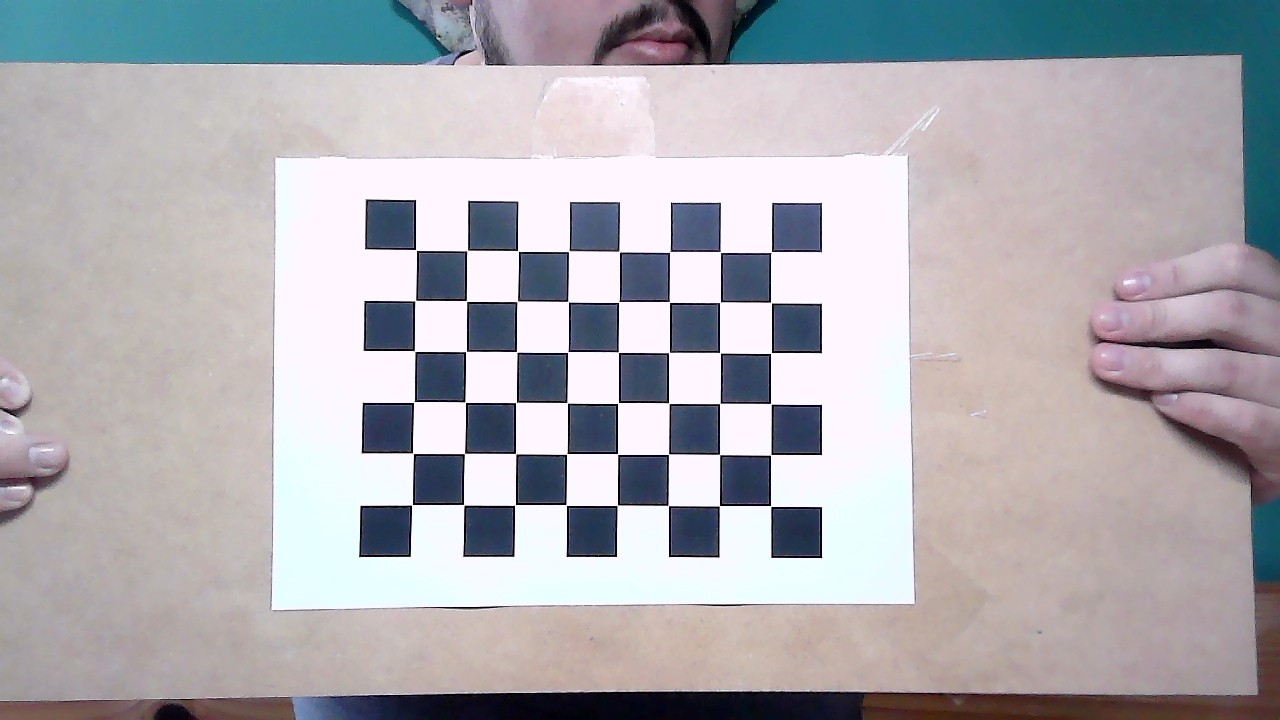
#> input picture Phyton/Calibracion/Imagenes/1.jpg, 1280 x 720 px; its folder holds only this picture in this run
$ jupyter execute 0_Calibration.ipynb
#> lines starting #> are read from the running program, lines starting #| are printed output that depends on the picture; after the words box and inside, x2 and y2 are one past the last pixel; in counts of white or black regions, pixels touching at a corner belong together; long printed decimals are rounded
<center>

# Universidad Nacional de Lomas de Zamora
## Facultad de Ingeniería
### Proyecto FINAL - Estacion de calidad por Perfilómetria
#### Alumno: QUINTANA, Fernando Miguel

</center>

[cell 1]
# Importamos Librerías
import cv2
import numpy as np
import glob

# Definimos las dimensiones de la tabla de ajedrez de prueba
CHECKERBOARD = (6, 8)  # 6 puntos verticales y 8 puntos horizontales

# Se establece criterio máximo de iteración y error
criteria = (cv2.TERM_CRITERIA_EPS + cv2.TERM_CRITERIA_MAX_ITER, 30, 0.0001)

# Vector para almacenar cada vector 3D en la proyección de la imagen
objpoints = []

# Vector para almacenar cada vector 2D en la proyección de la imagen
imgpoints = []

# Se definen las coordenadas del espacio para los puntos en 3D
objp = np.zeros((1, CHECKERBOARD[0] * CHECKERBOARD[1], 3), np.float32)
objp[0, :, :2] = np.mgrid[0:CHECKERBOARD[0], 0:CHECKERBOARD[1]].T.reshape(-1, 2)
prev_img_shape = None

# Carpeta donde se encuentran las fotos de calibración
images = glob.glob("Imagenes/*.jpg")
cont = 0

# Se itera cada imagen
for fname in images:
    # Se lee imagen
    img = cv2.imread(fname)
#> img is the input picture: shape (720, 1280, 3); mean B, G, R 178.1, 172.8, 174.2

    # Se convierte a escalas de grises
    gray = cv2.cvtColor(img, cv2.COLOR_BGR2GRAY)
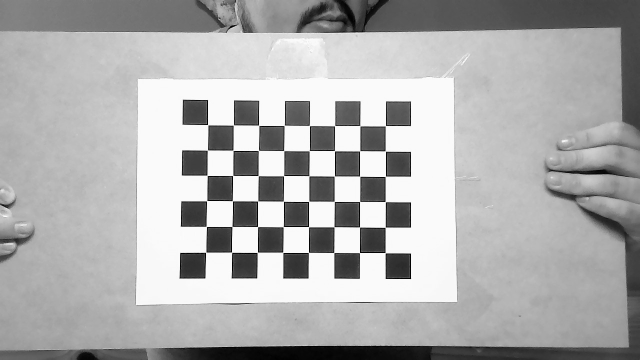
#> gray: shape (720, 1280) (shown at 1/2 size); min 0, max 255, mean 173.9

    # Se identifican las esquinas de la tabla de ajedrez
    # Si las encuentra, devuelve True
    ret, corners = cv2.findChessboardCorners(
        gray,
        CHECKERBOARD,
        cv2.CALIB_CB_ADAPTIVE_THRESH
        + cv2.CALIB_CB_FAST_CHECK
        + cv2.CALIB_CB_NORMALIZE_IMAGE,
    )
#> ret = True; corners = 48 rows, first 8: [412.1, 504.8], [413.1, 453.3], [413.6, 402.2], [414.6, 351.2], [415.3, 300.5], [416, 249.9], [463.7, 504.7], [464.4, 453.5]

    if ret:
        # Agrega los puntos al vector
        objpoints.append(objp)

        # Refina los puntos para los vectores 2D
        corners2 = cv2.cornerSubPix(gray, corners, (11, 11), (-1, -1), criteria)
#> corners2 = 48 rows, first 8: [412.1, 504.7], [412.9, 453.3], [414, 402], [414.6, 351.1], [415, 300.6], [415.9, 249.9], [463.6, 504.7], [464.5, 453.5]

        # Se agregan a los puntos de imagen
        imgpoints.append(corners2)

        # Dibuja las esquinas sobre la imagen
        img = cv2.drawChessboardCorners(img, CHECKERBOARD, corners2, ret)
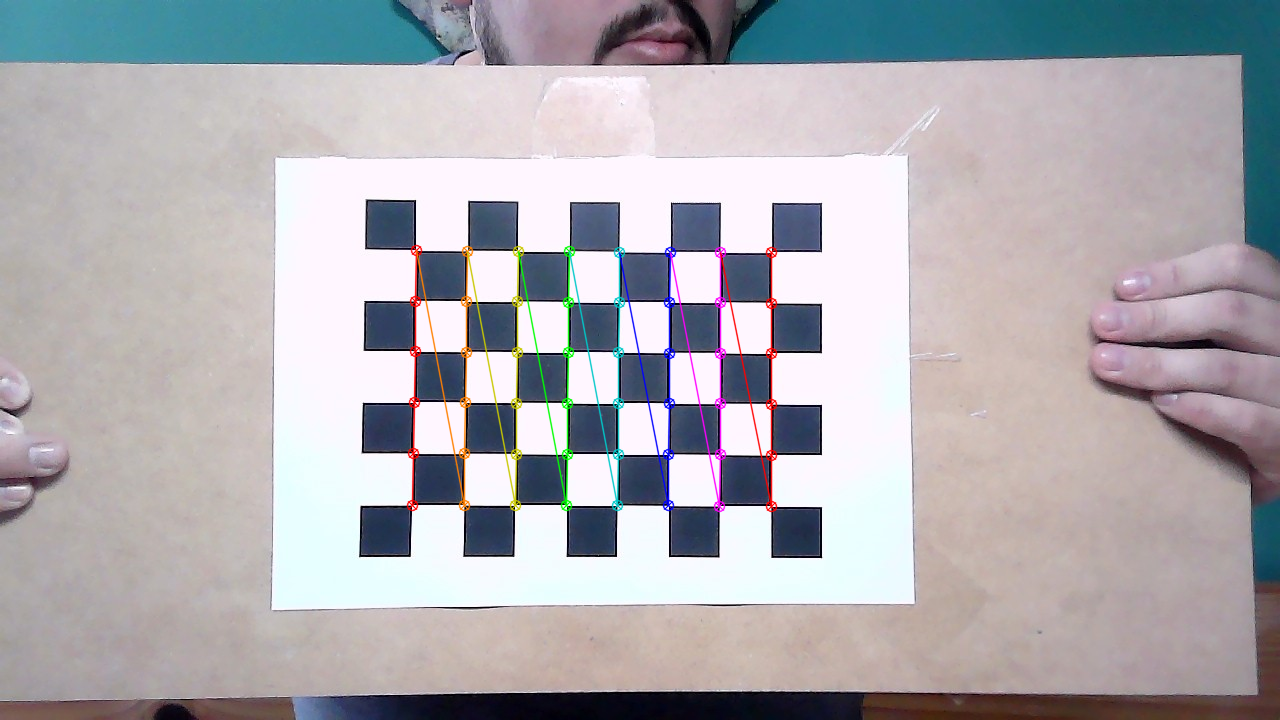
#> img: shape (720, 1280, 3); 1.66% of pixels changed, all inside (x1, y1, x2, y2) = (406, 244, 778, 513)

        # Guarda las imágenes en la carpeta nuevamente
        # cv2.imwrite(str("Fotos/") + str(cont) + ".jpg", img)
        cont += 1

        # Muestra las imágenes
        cv2.imshow("img", img)
        cv2.waitKey(10)

# Cierra todas las ventanas
cv2.destroyAllWindows()

# Obtiene el tamaño de imagen
h, w = img.shape[:2]

# Calibra la cámara pasando como parámetros, los diferentes vectores 3D y 2D de las imágenes procesadas
ret, mtx, dist, rvecs, tvecs = cv2.calibrateCamera(
    objpoints, imgpoints, gray.shape[::-1], None, None
)
#> ret = 0.159; mtx = [[2656, 0, 789.6], [0, 2660.2, 434.1], [0, 0, 1]]; dist = [[-0.278, 30.67, 0.00373, 0.0304, -449.5]]; rvecs = ([-0.0477, -0.126, -1.57],); tvecs = ([-7.36, 1.36, 51.28],)

# Calcula el error
mean_error = 0
for i in range(len(objpoints)):
    imgpoints2, _ = cv2.projectPoints(objpoints[i], rvecs[i], tvecs[i], mtx, dist)
    error = cv2.norm(imgpoints[i], imgpoints2, cv2.NORM_L2) / len(imgpoints2)
    mean_error += error
#> this loop made 1 pass
#> (error, mean_error) on pass 1: (0.0229, 0.0229)
#> after the loop, mean_error = 0.0229

# Muestra los datos
print("Total error: " + str(mean_error / len(objpoints)))
#| Total error: 0.02291
print("Camera matrix:\n", mtx)
#| Camera matrix:
#|  [[2.65598633e+03 0.00000000e+00 7.89633180e+02]
#|  [0.00000000e+00 2.66021238e+03 4.34052128e+02]
#|  [0.00000000e+00 0.00000000e+00 1.00000000e+00]]
print("dist:\n", dist)
#| dist:
#|  [[-2.78146749e-01  3.06727824e+01  3.72854693e-03  3.04285636e-02
#|   -4.49489655e+02]]
print("rvecs:\n", rvecs)
#| rvecs:
#|  (array([[-0.04773],
#|        [-0.1259],
#|        [-1.567]]),)
print("tvecs:\n", tvecs)
#| tvecs:
#|  (array([[-7.359],
#|        [ 1.363],
#|        [51.280]]),)

# Calibra todas las imágenes de la carpeta para obtener el resultado final
newcameramtx, roi = cv2.getOptimalNewCameraMatrix(
    mtx, dist, (w, h), 1, (w, h), centerPrincipalPoint=False
)
#> newcameramtx = [[2673.8, 0, 794.9], [0, 2568.3, 426.7], [0, 0, 1]]; roi = (0, 14, 1274, 682)
cont = 0
for fname in images:
    img = cv2.imread(fname)

    # Corrige la distorsión
    dst = cv2.undistort(img, mtx, dist, None, newcameramtx)
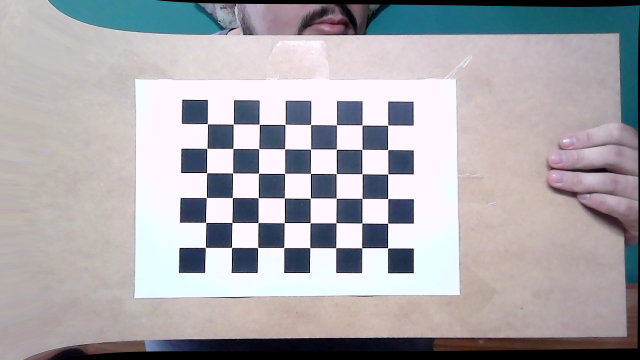
#> dst: shape (720, 1280, 3) (shown at 1/2 size); mean B, G, R 173.1, 168.3, 170.4

    # Recorta la imagen
    x, y, w, h = roi
#> x = 0; y = 14; w = 1274; h = 682
    dst = dst[y:y+h, x:x+w]
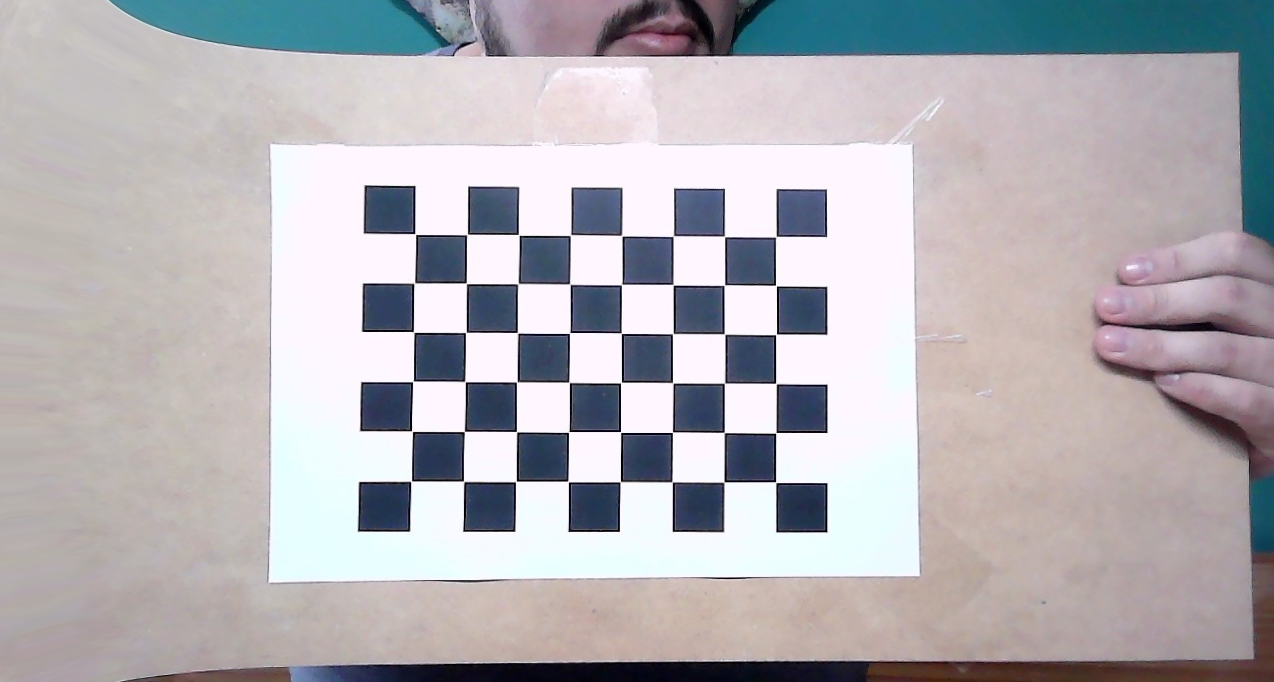
#> dst: shape (682, 1274, 3); mean B, G, R 181.1, 176.3, 178.8

    cont += 1
    cv2.imwrite(str(cont) + ".jpg", dst)

$ run again, on Phyton/Calibracion/Imagenes/13.jpg
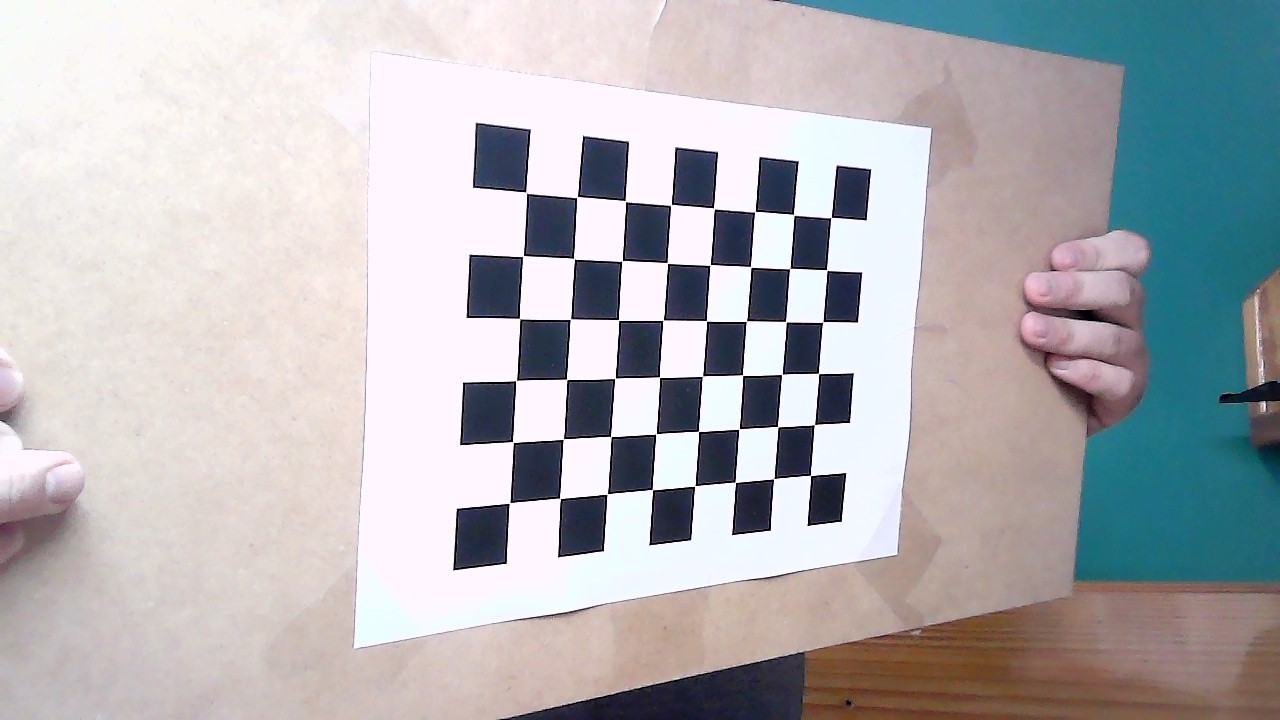
#> input picture Phyton/Calibracion/Imagenes/13.jpg, 1280 x 720 px
#> img is the input picture: shape (720, 1280, 3); mean B, G, R 182.3, 179, 179.4
#> `ret, corners = cv2.findChessboardCorners( gray, CHECKERBOARD, cv2.CALI..`: ret = True; corners = 48 rows, first 8: [831.2, 217.4], [826.8, 270], [822.7, 322], [818.5, 373.4], [814.4, 424.6], [810.5, 475.4], [793.8, 214.8], [789.7, 268.6]
#> corners2 = 48 rows, first 8: [831.1, 217.5], [826.6, 269.9], [822.7, 322], [818.5, 373.5], [814.4, 424.7], [810.5, 475.4], [793.6, 214.6], [789.8, 268.5]
#> `img = cv2.drawChessboardCorners(img, CHECKERBOARD, corners2, ret)`:
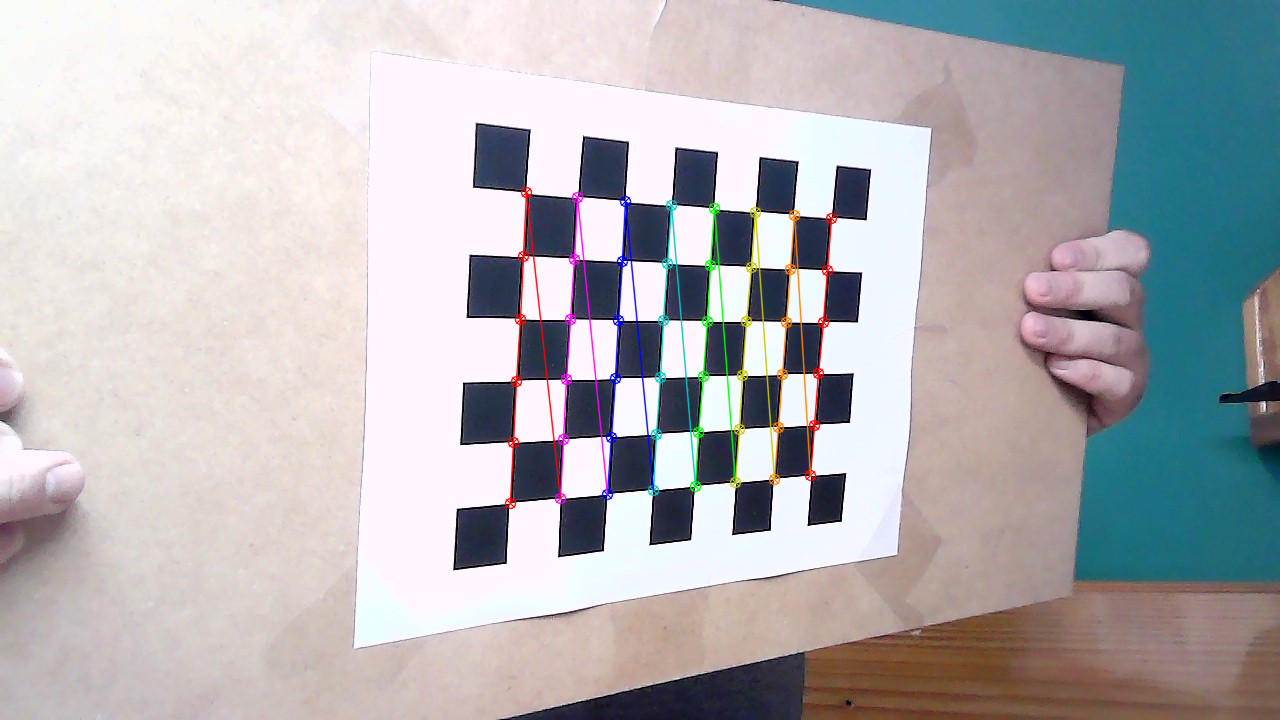
#> img: shape (720, 1280, 3); 1.79% of pixels changed, all inside (x1, y1, x2, y2) = (504, 186, 838, 510)
#> `ret, mtx, dist, rvecs, tvecs = cv2.calibrateCamera( objpoints, imgpoin..`: ret = 0.286; mtx = [[1434.9, 0, 606], [0, 1383.9, 375.8], [0, 0, 1]]; dist = [[-0.261, 19.25, -0.00235, -0.00974, -248.8]]; rvecs = ([-0.457, -0.636, 1.52],); tvecs = ([4.15, -3.02, 26.48],)
#> the loop `for i in range(len(objpoints)):` made 1 pass
#> (error, mean_error) on pass 1: (0.0413, 0.0413)
#> after the loop `for i in range(len(objpoints)):`: mean_error = 0.0413
#| Total error: 0.04127
#| Camera matrix:
#|  [[1.43487891e+03 0.00000000e+00 6.06027706e+02]
#|  [0.00000000e+00 1.38385516e+03 3.75793900e+02]
#|  [0.00000000e+00 0.00000000e+00 1.00000000e+00]]
#| dist:
#|  [[-2.61053761e-01  1.92454186e+01 -2.34898379e-03 -9.74208378e-03
#|   -2.48831821e+02]]
#| rvecs:
#|  (array([[-0.4571],
#|        [-0.636],
#|        [ 1.522]]),)
#| tvecs:
#|  (array([[ 4.153 ],
#|        [-3.023],
#|        [26.480]]),)
#> newcameramtx = [[1434.9, 0, 606], [0, 924.4, 478.2], [0, 0, 1]]; roi = (0, 227, 1279, 480)
#> `x, y, w, h = roi`: x = 0; y = 227; w = 1279; h = 480
#> `dst = dst[y:y+h, x:x+w]`:
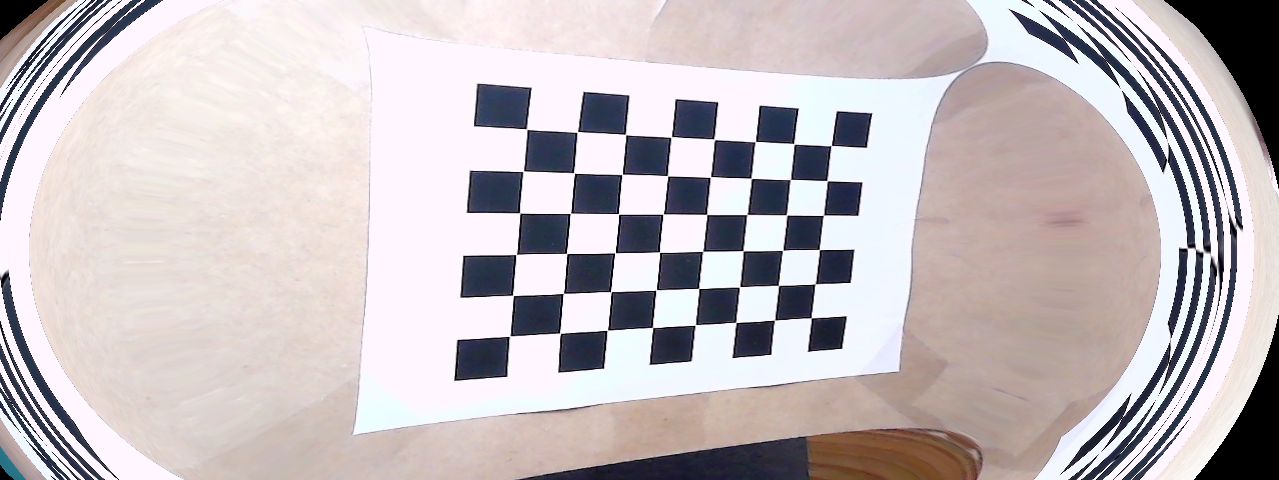
#> dst: shape (480, 1279, 3); mean B, G, R 190.3, 187.6, 195.5
